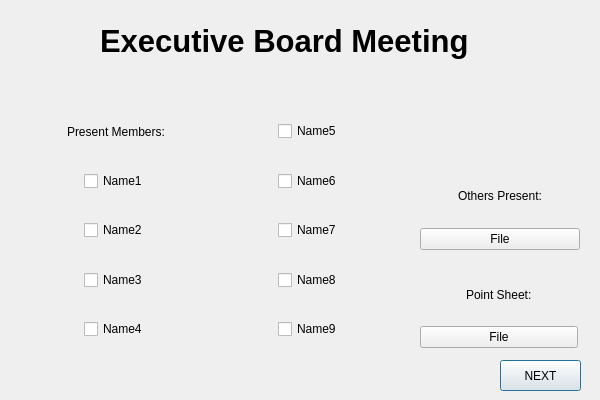
<?xml version="1.0" encoding="UTF-8"?>
<ui version="4.0">
 <class>executive_meeting</class>
 <widget class="QDialog" name="executive_meeting">
  <property name="geometry">
   <rect>
    <x>0</x>
    <y>0</y>
    <width>600</width>
    <height>400</height>
   </rect>
  </property>
  <property name="minimumSize">
   <size>
    <width>600</width>
    <height>400</height>
   </size>
  </property>
  <property name="maximumSize">
   <size>
    <width>600</width>
    <height>400</height>
   </size>
  </property>
  <property name="windowTitle">
   <string>Dialog</string>
  </property>
  <widget class="QLabel" name="executive_title">
   <property name="geometry">
    <rect>
     <x>100</x>
     <y>0</y>
     <width>401</width>
     <height>81</height>
    </rect>
   </property>
   <property name="font">
    <font>
     <pointsize>23</pointsize>
     <weight>75</weight>
     <bold>true</bold>
    </font>
   </property>
   <property name="text">
    <string>Executive Board Meeting</string>
   </property>
  </widget>
  <widget class="QPushButton" name="next_button">
   <property name="geometry">
    <rect>
     <x>500</x>
     <y>360</y>
     <width>81</width>
     <height>31</height>
    </rect>
   </property>
   <property name="text">
    <string>NEXT</string>
   </property>
  </widget>
  <widget class="QWidget" name="verticalLayoutWidget_3">
   <property name="geometry">
    <rect>
     <x>21</x>
     <y>110</y>
     <width>191</width>
     <height>241</height>
    </rect>
   </property>
   <layout class="QVBoxLayout" name="verticalLayout_3">
    <item>
     <layout class="QVBoxLayout" name="verticalLayout_7">
      <item alignment="Qt::AlignHCenter">
       <widget class="QLabel" name="present_label">
        <property name="text">
         <string>Present Members:</string>
        </property>
       </widget>
      </item>
     </layout>
    </item>
    <item>
     <layout class="QHBoxLayout" name="horizontalLayout">
      <item alignment="Qt::AlignHCenter|Qt::AlignVCenter">
       <widget class="QCheckBox" name="name1_label">
        <property name="text">
         <string>Name1</string>
        </property>
       </widget>
      </item>
     </layout>
    </item>
    <item>
     <layout class="QVBoxLayout" name="verticalLayout">
      <item alignment="Qt::AlignHCenter|Qt::AlignVCenter">
       <widget class="QCheckBox" name="name2_label">
        <property name="text">
         <string>Name2</string>
        </property>
       </widget>
      </item>
     </layout>
    </item>
    <item>
     <layout class="QVBoxLayout" name="verticalLayout_4">
      <item alignment="Qt::AlignHCenter|Qt::AlignVCenter">
       <widget class="QCheckBox" name="name3_label">
        <property name="text">
         <string>Name3</string>
        </property>
       </widget>
      </item>
     </layout>
    </item>
    <item>
     <layout class="QVBoxLayout" name="verticalLayout_6">
      <item alignment="Qt::AlignHCenter|Qt::AlignVCenter">
       <widget class="QCheckBox" name="name4_label">
        <property name="text">
         <string>Name4</string>
        </property>
       </widget>
      </item>
     </layout>
    </item>
   </layout>
  </widget>
  <widget class="QWidget" name="verticalLayoutWidget_5">
   <property name="geometry">
    <rect>
     <x>420</x>
     <y>270</y>
     <width>158</width>
     <height>78</height>
    </rect>
   </property>
   <layout class="QVBoxLayout" name="verticalLayout_5">
    <item alignment="Qt::AlignHCenter|Qt::AlignVCenter">
     <widget class="QLabel" name="point_sheet_label">
      <property name="text">
       <string>Point Sheet:</string>
      </property>
     </widget>
    </item>
    <item>
     <layout class="QVBoxLayout" name="verticalLayout_13">
      <item>
       <widget class="QPushButton" name="point_sheet_upload">
        <property name="text">
         <string>File</string>
        </property>
       </widget>
      </item>
     </layout>
    </item>
   </layout>
  </widget>
  <widget class="QWidget" name="verticalLayoutWidget_2">
   <property name="geometry">
    <rect>
     <x>220</x>
     <y>110</y>
     <width>181</width>
     <height>241</height>
    </rect>
   </property>
   <layout class="QVBoxLayout" name="verticalLayout_2">
    <item>
     <layout class="QVBoxLayout" name="verticalLayout_12">
      <item alignment="Qt::AlignHCenter|Qt::AlignVCenter">
       <widget class="QCheckBox" name="name5_label">
        <property name="text">
         <string>Name5</string>
        </property>
       </widget>
      </item>
     </layout>
    </item>
    <item>
     <layout class="QVBoxLayout" name="verticalLayout_8">
      <item alignment="Qt::AlignHCenter|Qt::AlignVCenter">
       <widget class="QCheckBox" name="name6_label">
        <property name="text">
         <string>Name6</string>
        </property>
       </widget>
      </item>
     </layout>
    </item>
    <item>
     <layout class="QVBoxLayout" name="verticalLayout_11">
      <item alignment="Qt::AlignHCenter|Qt::AlignVCenter">
       <widget class="QCheckBox" name="name7_label">
        <property name="text">
         <string>Name7</string>
        </property>
       </widget>
      </item>
     </layout>
    </item>
    <item>
     <layout class="QVBoxLayout" name="verticalLayout_10">
      <item alignment="Qt::AlignHCenter|Qt::AlignVCenter">
       <widget class="QCheckBox" name="name8_label">
        <property name="text">
         <string>Name8</string>
        </property>
       </widget>
      </item>
     </layout>
    </item>
    <item>
     <layout class="QVBoxLayout" name="verticalLayout_9">
      <item alignment="Qt::AlignHCenter|Qt::AlignVCenter">
       <widget class="QCheckBox" name="name9_label">
        <property name="text">
         <string>Name9</string>
        </property>
       </widget>
      </item>
     </layout>
    </item>
   </layout>
  </widget>
  <widget class="QWidget" name="verticalLayoutWidget_14">
   <property name="geometry">
    <rect>
     <x>420</x>
     <y>170</y>
     <width>160</width>
     <height>80</height>
    </rect>
   </property>
   <layout class="QVBoxLayout" name="verticalLayout_14">
    <item alignment="Qt::AlignHCenter|Qt::AlignVCenter">
     <widget class="QLabel" name="other_label">
      <property name="text">
       <string>Others Present:</string>
      </property>
     </widget>
    </item>
    <item>
     <layout class="QVBoxLayout" name="verticalLayout_15">
      <item>
       <widget class="QPushButton" name="other_upload">
        <property name="text">
         <string>File</string>
        </property>
       </widget>
      </item>
     </layout>
    </item>
   </layout>
  </widget>
  <widget class="QLabel" name="backLabel">
   <property name="geometry">
    <rect>
     <x>-560</x>
     <y>-380</y>
     <width>2031</width>
     <height>1261</height>
    </rect>
   </property>
   <property name="text">
    <string/>
   </property>
  </widget>
  <zorder>backLabel</zorder>
  <zorder>executive_title</zorder>
  <zorder>next_button</zorder>
  <zorder>verticalLayoutWidget_3</zorder>
  <zorder>verticalLayoutWidget_5</zorder>
  <zorder>verticalLayoutWidget_2</zorder>
  <zorder>verticalLayoutWidget_14</zorder>
 </widget>
 <resources/>
 <connections/>
</ui>
